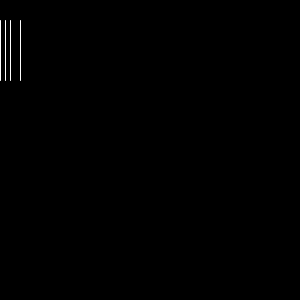
Frame 1 (no input)
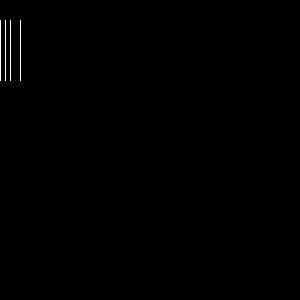
Frame 60 (the mouse pressed at the canvas centre just before this capture)
Frame 120 (the mouse held since frame 60 and released just before this capture): identical to frame 60, image omitted

The Processing sketch that drew these frames (run headless with seeded random() and noise(); from frame 60 on, the mouse is pressed at the canvas centre):

// Processing sketch: line_for
// ── line_for.pde
void setup()
{
  size(300, 300);
  background(0);
}
void draw()
{
  stroke(255);

  line(0, 20, 0, 80);
  line(5, 20, 5, 80);
  line(10, 20, 10, 80);
  line(20, 20, 20, 80);
}

//void draw()
//{
//  stroke(255);
//  for(int i = 0; i <=30; i+=5)
//  {
//    line(i,20,i,20);
//  }
//}
